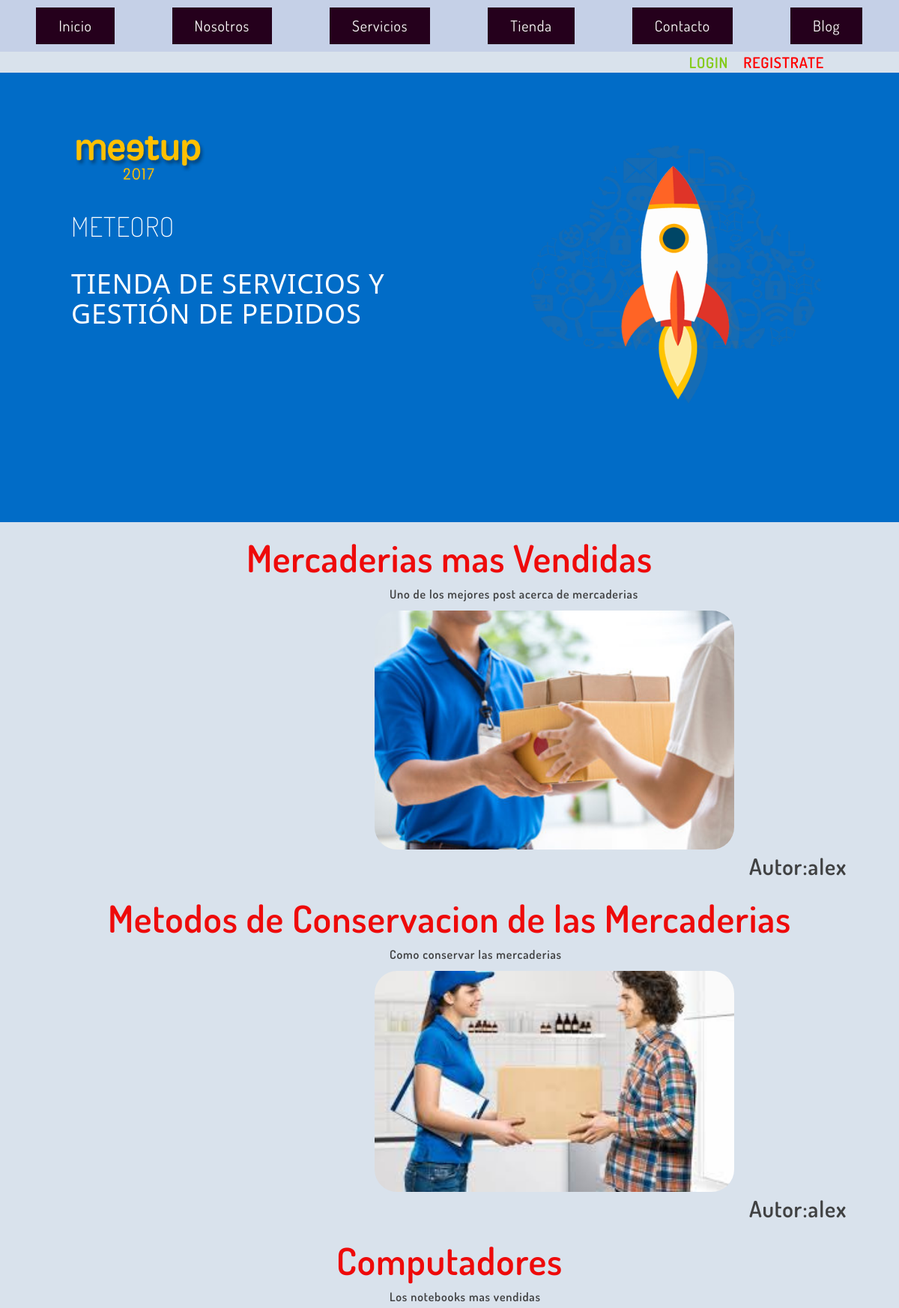
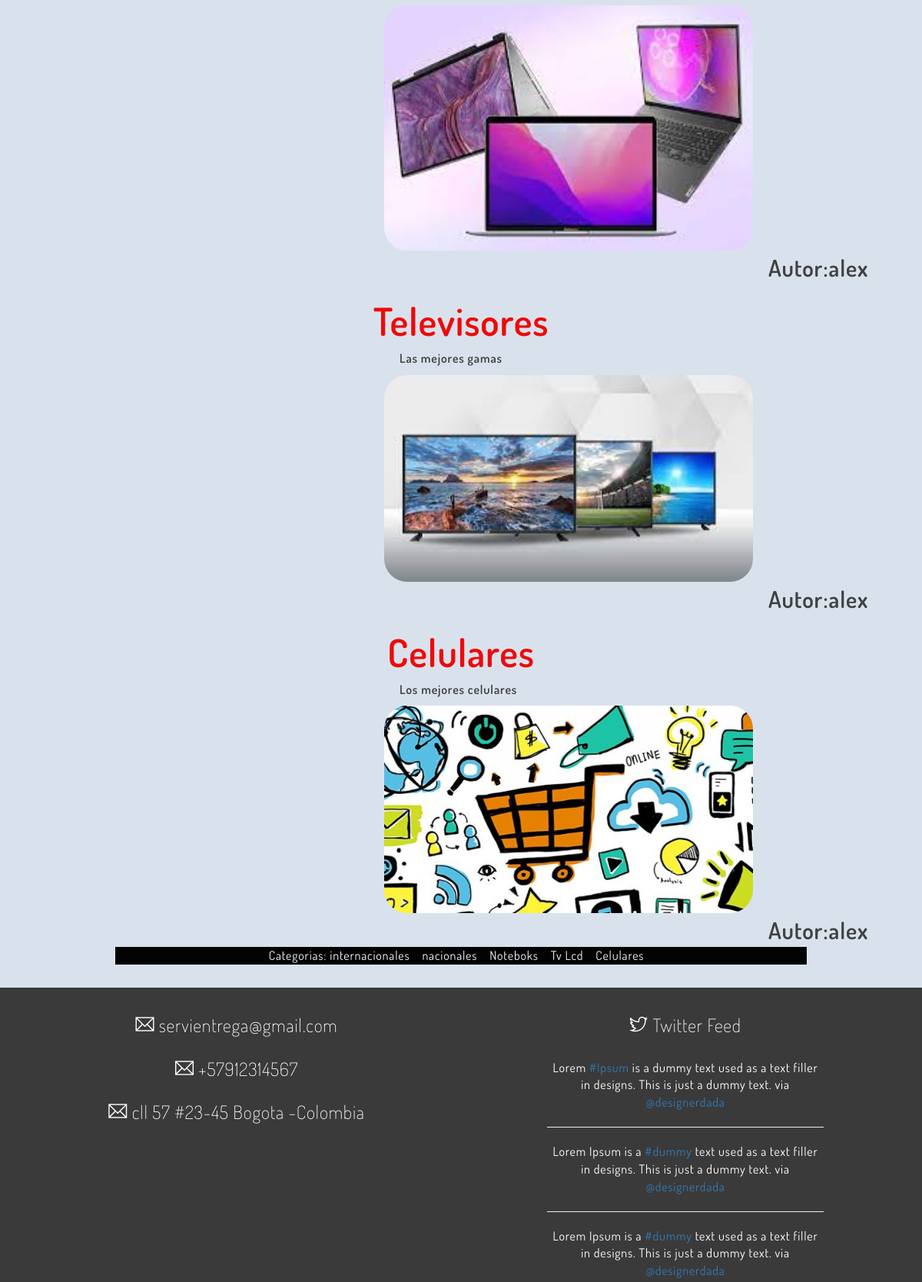
Screenshot of /blog/ (upper part) with the database file from the repository (2 pictures, top to bottom).
### blog/models.py (models this page shows, shortened)
class post(models.Model):
    titulo= models.CharField(max_length=50)
    contenido=models.CharField(max_length=50)
    imagen=models.ImageField(upload_to='blog', null=True, blank=True)
    autor=models.ForeignKey(User, on_delete=models.CASCADE)
    categorias=models.ManyToManyField(categoria)
    created=models.DateField(auto_now_add=True)
    updated=models.DateField(auto_now_add=True)
    class Meta:
        verbose_name='post'

class categoria(models.Model):
    nombre= models.CharField(max_length=50)
    created=models.DateField(auto_now_add=True)
    updated=models.DateField(auto_now_add=True)
    class Meta:
        verbose_name='categoria'

### blog/views.py (the view)
# urls.py: path('',views.blog, name="blog"),
def blog(request):
    posts= post.objects.all()
    return render(request, "blog/blog.html",{"posts":posts})

### carro/context_processor.py (called while the page is built)
def importe_total_carro(request):
    total=0
    if request.user.is_authenticated:
        for key, value in request.session["carro"].items():
            total=total+float(value["precio"])
    else:
        total="DEBES LOGUEARTE"
    return {"importe_total_carro":total}

### blog/templates/blog/blog.html
{% extends "ProyectoWebApp/base.html" %}
{% load static %}
{% block content %}
{% for post in posts %}
<body style="background-color:  #d9e2ec;">
</body>
<h2 style="color: rgb(238, 10, 10); font-size: 50px; font-weight: bold; text-align: center;" >{{post.titulo}}</h2>
<p style="font-weight: 800; margin-left: 520px;">{{post.contenido}}</p>
<img src="{{post.imagen.url}}" alt="" style="width:40%; margin-left: 500px; border-radius: 30px;">
<div style="font-size: 30px; margin-left: 1000px; margin-top: 1px; font-weight: bold ;">
    Autor:{{post.autor}}
</div>
{% endfor %}
<section>
    <div style="width: 75%; background-color: rgb(3, 3, 3) ; margin: auto; text-align: center;color: aliceblue;">
        Categorias:
        {% for post in posts %}
            {% for categoria in post.categorias.all %}
                {{categoria.nombre}}&nbsp;&nbsp;&nbsp;
            {% endfor %}
        {% endfor %}
    </div>
</section>
{% endblock %}

### proyectoWebApp/static/proyectoWebApp/css/style.css (style rules this page uses)
body { font-family: 'Dosis', sans-serif; color: #404142; font-size: 16px; letter-spacing: 0.8px; }
h1, h2, h3, h4, h5, h6 { font-weight: 200; }

### rows the page displays
post: titulo "Mercaderias mas Vendidas", contenido "Uno de los mejores post acerca de mercaderias", imagen (picture), autor "alex"
post: titulo "Metodos de Conservacion de las Mercaderias", contenido "Como conservar las mercaderias", imagen (picture), autor "alex"
post: titulo "Computadores", contenido "Los notebooks mas vendidas", imagen (picture), autor "alex"
post: titulo "Televisores", contenido "Las mejores gamas", imagen (picture), autor "alex"
post: titulo "Celulares", contenido "Los mejores celulares", imagen (picture), autor "alex"
categoria: nombre "internacionales"
categoria: nombre "nacionales"
categoria: nombre "Noteboks"
categoria: nombre "Tv Lcd"
categoria: nombre "Celulares"
